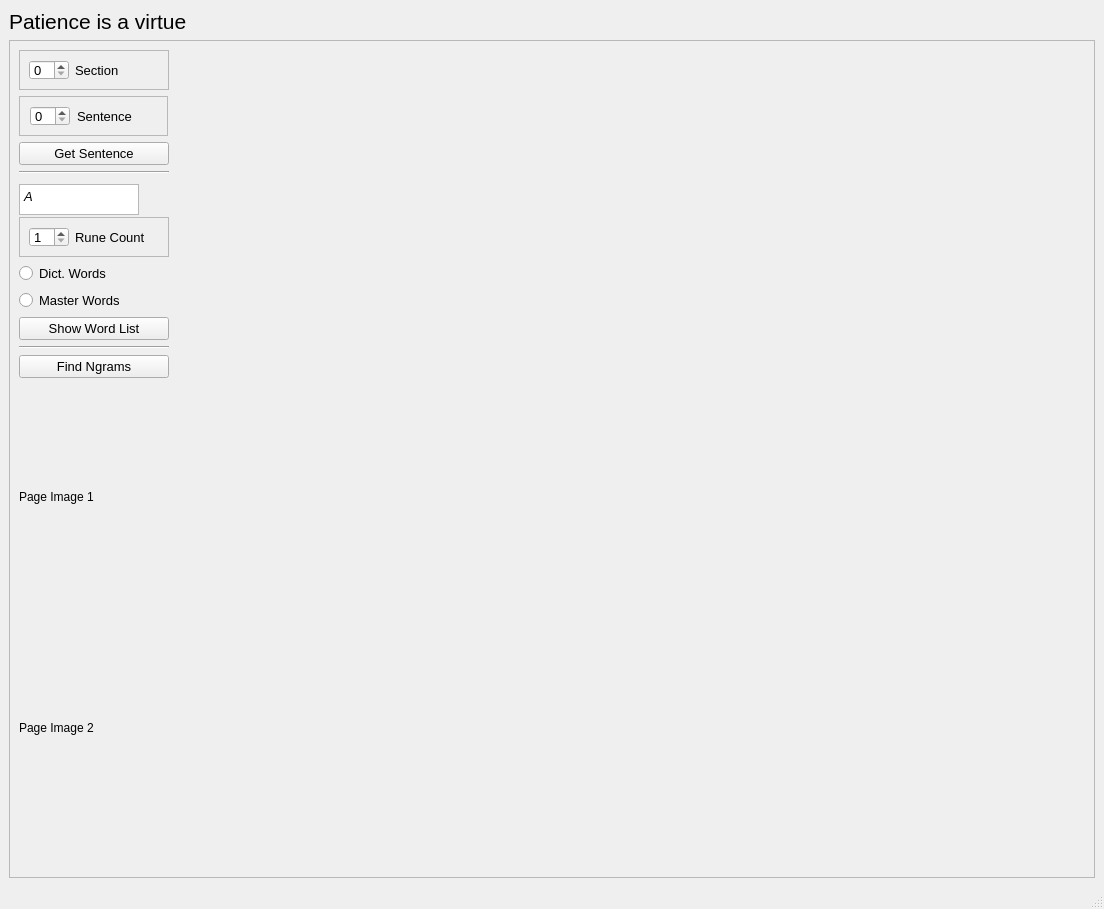
<?xml version="1.0" encoding="UTF-8"?>
<ui version="4.0">
 <class>mainView</class>
 <widget class="QMainWindow" name="mainView">
  <property name="geometry">
   <rect>
    <x>0</x>
    <y>0</y>
    <width>1104</width>
    <height>909</height>
   </rect>
  </property>
  <property name="windowTitle">
   <string>MainWindow</string>
  </property>
  <widget class="QWidget" name="mainFrame">
   <layout class="QVBoxLayout" name="verticalLayout">
    <item>
     <widget class="QLabel" name="titleLabel">
      <property name="maximumSize">
       <size>
        <width>16777215</width>
        <height>25</height>
       </size>
      </property>
      <property name="font">
       <font>
        <pointsize>16</pointsize>
       </font>
      </property>
      <property name="text">
       <string>Patience is a virtue</string>
      </property>
      <property name="alignment">
       <set>Qt::AlignLeading|Qt::AlignLeft|Qt::AlignVCenter</set>
      </property>
     </widget>
    </item>
    <item>
     <widget class="QFrame" name="mainWidgetFrame">
      <property name="frameShape">
       <enum>QFrame::StyledPanel</enum>
      </property>
      <property name="frameShadow">
       <enum>QFrame::Raised</enum>
      </property>
      <layout class="QFormLayout" name="formLayout_2">
       <property name="fieldGrowthPolicy">
        <enum>QFormLayout::AllNonFixedFieldsGrow</enum>
       </property>
       <item row="0" column="0">
        <layout class="QHBoxLayout" name="horizontalLayout_2" stretch="0">
         <item>
          <layout class="QVBoxLayout" name="verticalLayout_2">
           <item>
            <widget class="QFrame" name="frame">
             <property name="sizePolicy">
              <sizepolicy hsizetype="Fixed" vsizetype="Fixed">
               <horstretch>0</horstretch>
               <verstretch>0</verstretch>
              </sizepolicy>
             </property>
             <property name="minimumSize">
              <size>
               <width>150</width>
               <height>40</height>
              </size>
             </property>
             <property name="maximumSize">
              <size>
               <width>150</width>
               <height>40</height>
              </size>
             </property>
             <property name="frameShape">
              <enum>QFrame::StyledPanel</enum>
             </property>
             <property name="frameShadow">
              <enum>QFrame::Raised</enum>
             </property>
             <layout class="QFormLayout" name="formLayout">
              <item row="0" column="0">
               <widget class="QSpinBox" name="lpSection">
                <property name="minimumSize">
                 <size>
                  <width>40</width>
                  <height>0</height>
                 </size>
                </property>
                <property name="maximumSize">
                 <size>
                  <width>40</width>
                  <height>16777215</height>
                 </size>
                </property>
                <property name="font">
                 <font>
                  <pointsize>10</pointsize>
                 </font>
                </property>
               </widget>
              </item>
              <item row="0" column="1">
               <widget class="QLabel" name="label">
                <property name="minimumSize">
                 <size>
                  <width>70</width>
                  <height>0</height>
                 </size>
                </property>
                <property name="maximumSize">
                 <size>
                  <width>70</width>
                  <height>16777215</height>
                 </size>
                </property>
                <property name="font">
                 <font>
                  <pointsize>10</pointsize>
                 </font>
                </property>
                <property name="text">
                 <string>Section</string>
                </property>
               </widget>
              </item>
             </layout>
            </widget>
           </item>
           <item alignment="Qt::AlignLeft">
            <widget class="QFrame" name="frame_2">
             <property name="minimumSize">
              <size>
               <width>149</width>
               <height>40</height>
              </size>
             </property>
             <property name="maximumSize">
              <size>
               <width>150</width>
               <height>40</height>
              </size>
             </property>
             <property name="frameShape">
              <enum>QFrame::StyledPanel</enum>
             </property>
             <property name="frameShadow">
              <enum>QFrame::Raised</enum>
             </property>
             <layout class="QHBoxLayout" name="horizontalLayout_3">
              <item>
               <widget class="QSpinBox" name="lpSentence">
                <property name="minimumSize">
                 <size>
                  <width>40</width>
                  <height>0</height>
                 </size>
                </property>
                <property name="maximumSize">
                 <size>
                  <width>40</width>
                  <height>16777215</height>
                 </size>
                </property>
                <property name="font">
                 <font>
                  <pointsize>10</pointsize>
                 </font>
                </property>
               </widget>
              </item>
              <item>
               <widget class="QLabel" name="label_2">
                <property name="sizePolicy">
                 <sizepolicy hsizetype="Minimum" vsizetype="Preferred">
                  <horstretch>0</horstretch>
                  <verstretch>0</verstretch>
                 </sizepolicy>
                </property>
                <property name="minimumSize">
                 <size>
                  <width>80</width>
                  <height>0</height>
                 </size>
                </property>
                <property name="maximumSize">
                 <size>
                  <width>80</width>
                  <height>16777215</height>
                 </size>
                </property>
                <property name="font">
                 <font>
                  <pointsize>10</pointsize>
                 </font>
                </property>
                <property name="text">
                 <string>Sentence</string>
                </property>
               </widget>
              </item>
             </layout>
            </widget>
           </item>
           <item>
            <widget class="QPushButton" name="getSentence">
             <property name="minimumSize">
              <size>
               <width>150</width>
               <height>0</height>
              </size>
             </property>
             <property name="maximumSize">
              <size>
               <width>150</width>
               <height>16777215</height>
              </size>
             </property>
             <property name="sizeIncrement">
              <size>
               <width>0</width>
               <height>0</height>
              </size>
             </property>
             <property name="font">
              <font>
               <pointsize>10</pointsize>
              </font>
             </property>
             <property name="text">
              <string>Get Sentence</string>
             </property>
            </widget>
           </item>
           <item>
            <widget class="Line" name="line">
             <property name="orientation">
              <enum>Qt::Horizontal</enum>
             </property>
            </widget>
           </item>
           <item>
            <widget class="QTextEdit" name="partWord">
             <property name="minimumSize">
              <size>
               <width>120</width>
               <height>31</height>
              </size>
             </property>
             <property name="maximumSize">
              <size>
               <width>120</width>
               <height>23</height>
              </size>
             </property>
             <property name="sizeIncrement">
              <size>
               <width>0</width>
               <height>0</height>
              </size>
             </property>
             <property name="font">
              <font>
               <pointsize>10</pointsize>
              </font>
             </property>
             <property name="html">
              <string>&lt;!DOCTYPE HTML PUBLIC &quot;-//W3C//DTD HTML 4.0//EN&quot; &quot;http://www.w3.org/TR/REC-html40/strict.dtd&quot;&gt;
&lt;html&gt;&lt;head&gt;&lt;meta name=&quot;qrichtext&quot; content=&quot;1&quot; /&gt;&lt;style type=&quot;text/css&quot;&gt;
p, li { white-space: pre-wrap; }
&lt;/style&gt;&lt;/head&gt;&lt;body style=&quot; font-family:'MS Shell Dlg 2'; font-size:10pt; font-weight:400; font-style:normal;&quot;&gt;
&lt;p style=&quot; margin-top:0px; margin-bottom:0px; margin-left:0px; margin-right:0px; -qt-block-indent:0; text-indent:0px;&quot;&gt;&lt;span style=&quot; font-style:italic;&quot;&gt;A&lt;/span&gt;&lt;/p&gt;&lt;/body&gt;&lt;/html&gt;</string>
             </property>
            </widget>
           </item>
           <item>
            <widget class="QFrame" name="frame_3">
             <property name="minimumSize">
              <size>
               <width>120</width>
               <height>40</height>
              </size>
             </property>
             <property name="frameShape">
              <enum>QFrame::StyledPanel</enum>
             </property>
             <property name="frameShadow">
              <enum>QFrame::Raised</enum>
             </property>
             <layout class="QHBoxLayout" name="horizontalLayout">
              <item>
               <widget class="QSpinBox" name="runeCount">
                <property name="minimumSize">
                 <size>
                  <width>40</width>
                  <height>0</height>
                 </size>
                </property>
                <property name="maximumSize">
                 <size>
                  <width>40</width>
                  <height>16777215</height>
                 </size>
                </property>
                <property name="font">
                 <font>
                  <pointsize>10</pointsize>
                 </font>
                </property>
                <property name="minimum">
                 <number>1</number>
                </property>
                <property name="maximum">
                 <number>14</number>
                </property>
                <property name="value">
                 <number>1</number>
                </property>
               </widget>
              </item>
              <item>
               <widget class="QLabel" name="label_3">
                <property name="font">
                 <font>
                  <pointsize>10</pointsize>
                 </font>
                </property>
                <property name="text">
                 <string>Rune Count</string>
                </property>
               </widget>
              </item>
             </layout>
            </widget>
           </item>
           <item>
            <widget class="QRadioButton" name="dictWords">
             <property name="minimumSize">
              <size>
               <width>120</width>
               <height>0</height>
              </size>
             </property>
             <property name="maximumSize">
              <size>
               <width>120</width>
               <height>16777215</height>
              </size>
             </property>
             <property name="font">
              <font>
               <pointsize>10</pointsize>
              </font>
             </property>
             <property name="text">
              <string>Dict. Words</string>
             </property>
            </widget>
           </item>
           <item>
            <widget class="QRadioButton" name="masterWords">
             <property name="minimumSize">
              <size>
               <width>150</width>
               <height>0</height>
              </size>
             </property>
             <property name="maximumSize">
              <size>
               <width>150</width>
               <height>16777215</height>
              </size>
             </property>
             <property name="font">
              <font>
               <pointsize>10</pointsize>
              </font>
             </property>
             <property name="text">
              <string>Master Words</string>
             </property>
            </widget>
           </item>
           <item>
            <widget class="QPushButton" name="showWordsList">
             <property name="minimumSize">
              <size>
               <width>150</width>
               <height>0</height>
              </size>
             </property>
             <property name="maximumSize">
              <size>
               <width>150</width>
               <height>16777215</height>
              </size>
             </property>
             <property name="font">
              <font>
               <pointsize>10</pointsize>
              </font>
             </property>
             <property name="text">
              <string>Show Word List</string>
             </property>
            </widget>
           </item>
           <item>
            <widget class="Line" name="line_2">
             <property name="orientation">
              <enum>Qt::Horizontal</enum>
             </property>
            </widget>
           </item>
           <item>
            <widget class="QPushButton" name="findNGrams">
             <property name="minimumSize">
              <size>
               <width>150</width>
               <height>0</height>
              </size>
             </property>
             <property name="maximumSize">
              <size>
               <width>150</width>
               <height>16777215</height>
              </size>
             </property>
             <property name="font">
              <font>
               <pointsize>10</pointsize>
              </font>
             </property>
             <property name="text">
              <string>Find Ngrams</string>
             </property>
            </widget>
           </item>
           <item>
            <widget class="QLabel" name="lpImage1">
             <property name="minimumSize">
              <size>
               <width>150</width>
               <height>225</height>
              </size>
             </property>
             <property name="maximumSize">
              <size>
               <width>150</width>
               <height>225</height>
              </size>
             </property>
             <property name="text">
              <string>Page Image 1 </string>
             </property>
            </widget>
           </item>
           <item>
            <widget class="QLabel" name="lpImage2">
             <property name="minimumSize">
              <size>
               <width>150</width>
               <height>225</height>
              </size>
             </property>
             <property name="maximumSize">
              <size>
               <width>150</width>
               <height>225</height>
              </size>
             </property>
             <property name="text">
              <string>Page Image 2</string>
             </property>
            </widget>
           </item>
           <item>
            <spacer name="verticalSpacer">
             <property name="orientation">
              <enum>Qt::Vertical</enum>
             </property>
             <property name="sizeHint" stdset="0">
              <size>
               <width>20</width>
               <height>40</height>
              </size>
             </property>
            </spacer>
           </item>
          </layout>
         </item>
        </layout>
       </item>
       <item row="0" column="1">
        <layout class="QGridLayout" name="wordWidgetGrid"/>
       </item>
      </layout>
     </widget>
    </item>
   </layout>
  </widget>
  <widget class="QMenuBar" name="menubar">
   <property name="geometry">
    <rect>
     <x>0</x>
     <y>0</y>
     <width>1104</width>
     <height>21</height>
    </rect>
   </property>
  </widget>
  <widget class="QStatusBar" name="statusbar"/>
 </widget>
 <resources/>
 <connections/>
</ui>
